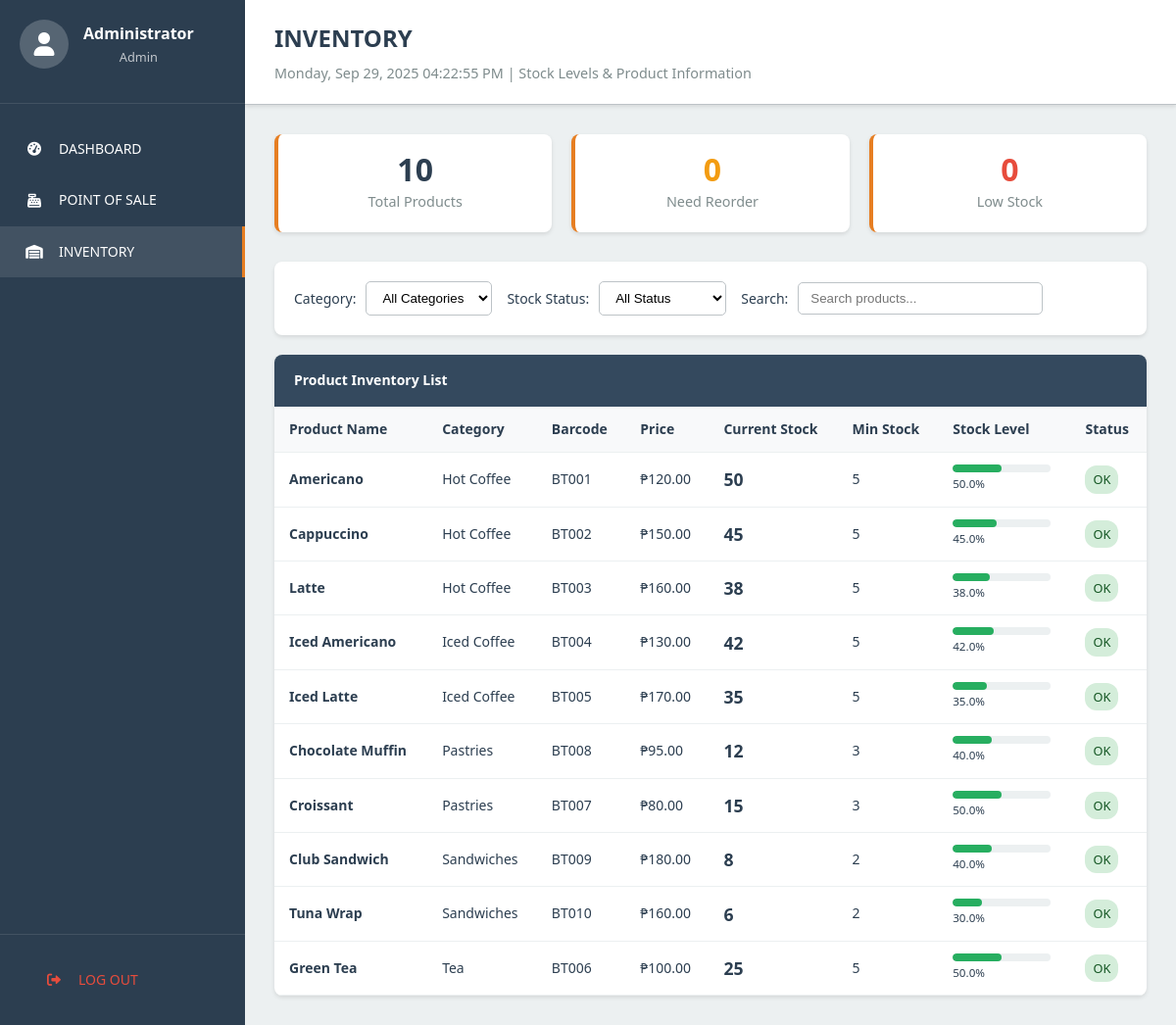
/staff/pages/inventory.php (signed in), run on the app's committed database.
### tables this page shows
CREATE TABLE `products` (
    `product_id` INT(11) NOT NULL AUTO_INCREMENT,
    `product_name` VARCHAR(100) NOT NULL,
    `category_id` INT(11) NOT NULL,
    `description` TEXT,
    `price` DECIMAL(10,2) NOT NULL,
    `cost_price` DECIMAL(10,2) NOT NULL DEFAULT 0.00,
    `barcode` VARCHAR(50) UNIQUE,
    `image_path` VARCHAR(255),
    `status` ENUM('active', 'inactive') NOT NULL DEFAULT 'active',
    `created_at` TIMESTAMP DEFAULT CURRENT_TIMESTAMP,
    `updated_at` TIMESTAMP DEFAULT CURRENT_TIMESTAMP ON UPDATE CURRENT_TIMESTAMP,
    PRIMARY KEY (`product_id`),
    FOREIGN KEY (`category_id`) REFERENCES `categories`(`category_id`) ON DELETE CASCADE,
    INDEX `idx_product_name` (`product_name`),
    INDEX `idx_barcode` (`barcode`),
    INDEX `idx_category_id` (`category_id`)
);

CREATE TABLE `categories` (
    `category_id` INT(11) NOT NULL AUTO_INCREMENT,
    `category_name` VARCHAR(100) NOT NULL,
    `description` TEXT,
    `status` ENUM('active', 'inactive') NOT NULL DEFAULT 'active',
    `created_at` TIMESTAMP DEFAULT CURRENT_TIMESTAMP,
    `updated_at` TIMESTAMP DEFAULT CURRENT_TIMESTAMP ON UPDATE CURRENT_TIMESTAMP,
    PRIMARY KEY (`category_id`),
    INDEX `idx_category_name` (`category_name`)
);

### includes/database.php (called while the page is built, shortened)
<?php
class Database {
    private $host = 'localhost';
    private $dbname = '9bar_pos';
    private $username = 'root';
    private $password = '';
    private $charset = 'utf8mb4';
    private $pdo;
    private function connect() {
        $dsn = "mysql:host={$this->host};dbname={$this->dbname};charset={$this->charset}";
        $options = [
            PDO::ATTR_ERRMODE => PDO::ERRMODE_EXCEPTION,
            PDO::ATTR_DEFAULT_FETCH_MODE => PDO::FETCH_ASSOC,
            PDO::ATTR_EMULATE_PREPARES => false,
        ];
        try {
            $this->pdo = new PDO($dsn, $this->username, $this->password, $options);
        } catch (PDOException $e) {
            throw new PDOException($e->getMessage(), (int)$e->getCode());
        }
    }
    public function query($sql, $params = []) {
        try {
            $stmt = $this->pdo->prepare($sql);
            $stmt->execute($params);
            return $stmt;
        } catch (PDOException $e) {
            throw new PDOException($e->getMessage(), (int)$e->getCode());
        }
    }
    public function fetchAll($sql, $params = []) {
        $stmt = $this->query($sql, $params);
        return $stmt->fetchAll();
    }
}
?>

### includes/auth.php (called while the page is built, shortened)
<?php
class Auth {
    public function isLoggedIn() {
        return isset($_SESSION['logged_in']) && $_SESSION['logged_in'] === true;
    }
    public function getCurrentUser() {
        if ($this->isLoggedIn()) {
            return [
                'user_id' => $_SESSION['user_id'],
                'username' => $_SESSION['username'],
                'full_name' => $_SESSION['full_name'],
                'role' => $_SESSION['role']
            ];
        }
        return null;
    }
}
?>

### staff/pages/inventory.php (the view, shortened to what this page needs)
<?php
require_once '../../includes/database.php';
require_once '../../includes/auth.php';
try {
    $db = new Database();
    $auth = new Auth($db);
} catch (Exception $e) {
    die("Database connection failed: " . $e->getMessage());
}
$auth->requireLogin();
$user = $auth->getCurrentUser();
$sql = "SELECT p.product_id, p.product_name, p.price, p.barcode, p.status,
               c.category_name,
               COALESCE(i.current_stock, 0) as current_stock,
               COALESCE(i.minimum_stock, 5) as minimum_stock,
               COALESCE(i.maximum_stock, 100) as maximum_stock,
               COALESCE(i.reorder_level, 10) as reorder_level,
               CASE
                   WHEN COALESCE(i.current_stock, 0) <= COALESCE(i.minimum_stock, 5) THEN 'LOW'
                   WHEN COALESCE(i.current_stock, 0) <= COALESCE(i.reorder_level, 10) THEN 'REORDER'
                   ELSE 'OK'
               END as stock_status
        FROM products p
        LEFT JOIN categories c ON p.category_id = c.category_id
        LEFT JOIN inventory i ON p.product_id = i.product_id
        WHERE p.status = 'active'
        ORDER BY c.category_name, p.product_name";
$products = $db->fetchAll($sql);
$totalProducts = count($products);
$lowStockCount = count(array_filter($products, function($p) { return $p['stock_status'] === 'LOW'; }));
$reorderCount = count(array_filter($products, function($p) { return $p['stock_status'] === 'REORDER'; }));
?>
<!DOCTYPE html>
<html lang="en">
<head>
    <link rel="stylesheet" href="../../assets/css/style.css">
    <link href="https://cdnjs.cloudflare.com/ajax/libs/font-awesome/6.0.0/css/all.min.css" rel="stylesheet">
</head>
<body>
    <div class="inventory-container">
        <div class="sidebar">
            <div class="sidebar-header">
                <div class="sidebar-user">
                    <div class="user-avatar">
                        <i class="fas fa-user"></i>
                    </div>
                    <div class="user-info">
                        <h4><?php echo htmlspecialchars($user['full_name']); ?></h4>
                        <p><?php echo ucfirst($user['role']); ?></p>
                    </div>
                </div>
            </div>
            <nav class="sidebar-nav">
                <a href="../../dashboard.php" class="nav-item">
                    <i class="fas fa-tachometer-alt"></i>
                    <span>DASHBOARD</span>
                </a>
                <a href="pos.php" class="nav-item">
                    <i class="fas fa-cash-register"></i>
                    <span>POINT OF SALE</span>
                </a>
                <a href="inventory.php" class="nav-item active">
                    <i class="fas fa-warehouse"></i>
                    <span>INVENTORY</span>
                </a>
            </nav>
            <div style="padding: 20px; border-top: 1px solid rgba(255, 255, 255, 0.1);">
                <a href="?action=logout" class="nav-item" style="color: #e74c3c;">
                    <i class="fas fa-sign-out-alt"></i>
                    <span>LOG OUT</span>
                </a>
            </div>
        </div>
        <div class="main-content">
            <div class="header">
                <h1 class="header-title">INVENTORY</h1>
                <p class="header-subtitle">
                    <?php echo date('l, M d, Y h:i:s A'); ?> | Stock Levels & Product Information
                </p>
            </div>
            <div class="content">
                <div class="stats-row">
                    <div class="stat-card">
                        <div class="stat-value"><?php echo $totalProducts; ?></div>
                        <div class="stat-label">Total Products</div>
                    </div>
                    <div class="stat-card reorder">
                        <div class="stat-value"><?php echo $reorderCount; ?></div>
                        <div class="stat-label">Need Reorder</div>
                    </div>
                    <div class="stat-card low-stock">
                        <div class="stat-value"><?php echo $lowStockCount; ?></div>
                        <div class="stat-label">Low Stock</div>
                    </div>
                </div>
                <div class="filters">
                    <div class="filter-row">
                        <div class="filter-group">
                            <label>Category:</label>
                            <select class="filter-select" id="categoryFilter" onchange="filterTable()">
                                <option value="">All Categories</option>
                            </select>
                        </div>
                        <div class="filter-group">
                            <label>Stock Status:</label>
                            <select class="filter-select" id="statusFilter" onchange="filterTable()">
                                <option value="">All Status</option>
                            </select>
                        </div>
                        <div class="filter-group">
                            <label>Search:</label>
                            <input type="text" class="search-input" id="searchInput" placeholder="Search products..." onkeyup="filterTable()">
                        </div>
                    </div>
                </div>
                <div class="inventory-table">
                    <div class="table-header">
                        Product Inventory List
                    </div>
                    <table id="inventoryTable">
                        <thead>
                            <tr>
                                <th>Product Name</th>
                                <th>Category</th>
                                <th>Barcode</th>
                                <th>Price</th>
                                <th>Current Stock</th>
                                <th>Min Stock</th>
                                <th>Stock Level</th>
                                <th>Status</th>
                            </tr>
                        </thead>
                        <tbody>
                            <?php foreach ($products as $product): ?>
                            <tr data-category="<?php echo htmlspecialchars($product['category_name']); ?>"
                                data-status="<?php echo $product['stock_status']; ?>"
                                data-name="<?php echo strtolower(htmlspecialchars($product['product_name'])); ?>">
                                <td>
                                    <strong><?php echo htmlspecialchars($product['product_name']); ?></strong>
                                </td>
                                <td><?php echo htmlspecialchars($product['category_name']); ?></td>
                                <td><?php echo htmlspecialchars($product['barcode'] ?? 'N/A'); ?></td>
                                <td>₱<?php echo number_format($product['price'], 2); ?></td>
                                <td>
                                    <strong style="font-size: 1.1rem;">
                                        <?php echo number_format($product['current_stock']); ?>
                                    </strong>
                                </td>
                                <td><?php echo number_format($product['minimum_stock']); ?></td>
                                <td>
                                    <div class="stock-bar stock-<?php echo strtolower($product['stock_status']); ?>">
                                        <?php
                                        $percentage = min(100, ($product['current_stock'] / $product['maximum_stock']) * 100);
                                        ?>
                                        <div class="stock-fill" style="width: <?php echo $percentage; ?>%;"></div>
                                    </div>
                                    <small><?php echo number_format($percentage, 1); ?>%</small>
                                </td>
                                <td>
                                    <span class="status-badge status-<?php echo strtolower($product['stock_status']); ?>">
                                        <?php echo $product['stock_status']; ?>
                                    </span>
                                </td>
                            </tr>
                            <?php endforeach; ?>
                        </tbody>
                    </table>
                </div>
            </div>
        </div>
    </div>
</body>
</html>

### assets/css/style.css (style rules this page uses)
:root { --primary-color: #2c3e50; --secondary-color: #34495e; --accent-color: #e67e22; --background-light: #ecf0f1; --background-dark: #34495e; --text-dark: #2c3e50; --text-light: #ffffff; --text-muted: #95a5a6; --border-color: #bdc3c7; --shadow-light: rgba(0, 0, 0, 0.1); --shadow-medium: rgba(0, 0, 0, 0.15); --success-color: #27ae60; --warning-color: #f39c12; --danger-color: #e74c3c; --info-color: #3498db; }
* { margin: 0; padding: 0; box-sizing: border-box; }
body { font-family: 'Segoe UI', Tahoma, Geneva, Verdana, sans-serif; background-color: var(--background-light); color: var(--text-dark); line-height: 1.6; font-size: 14px; }
.sidebar { width: 250px; background-color: var(--primary-color); color: var(--text-light); flex-shrink: 0; display: flex; flex-direction: column; }
.sidebar-header { padding: 20px; border-bottom: 1px solid rgba(255, 255, 255, 0.1); text-align: center; }
.sidebar-user { display: flex; align-items: center; margin-bottom: 15px; }
.user-avatar { width: 50px; height: 50px; background-color: rgba(255, 255, 255, 0.2); border-radius: 50%; display: flex; align-items: center; justify-content: center; margin-right: 15px; font-size: 1.5rem; }
.user-info h4 { margin: 0; font-size: 1rem; }
.user-info p { margin: 0; font-size: 0.8rem; opacity: 0.7; }
.sidebar-nav { flex: 1; padding: 20px 0; }
.nav-item { display: block; padding: 15px 25px; color: var(--text-light); text-decoration: none; transition: all 0.3s ease; display: flex; align-items: center; border: none; background: none; width: 100%; text-align: left; cursor: pointer; }
.nav-item:hover, .nav-item.active { background-color: rgba(255, 255, 255, 0.1); border-right: 3px solid var(--accent-color); }
.nav-item i { margin-right: 15px; width: 20px; text-align: center; }
.main-content { flex: 1; display: flex; flex-direction: column; }
.header { background-color: var(--text-light); padding: 20px 30px; border-bottom: 1px solid var(--border-color); box-shadow: 0 2px 4px var(--shadow-light); }
.header-title { font-size: 1.5rem; color: var(--text-dark); margin: 0; }
.header-subtitle { color: var(--text-muted); font-size: 0.9rem; margin: 5px 0 0 0; }
.content { flex: 1; padding: 30px; }
.stat-card { background: var(--text-light); padding: 25px; border-radius: 12px; box-shadow: 0 4px 12px var(--shadow-light); border-left: 4px solid var(--accent-color); transition: transform 0.2s ease; }
.stat-value { font-size: 2.5rem; font-weight: bold; color: var(--text-dark); margin: 0; line-height: 1; }

### data on the page
products: product_name "Americano", category.category_name "Hot Coffee", barcode "BT001", price "120.00", current_stock "50", minimum_stock "5", percentage "50.0", stock_status "OK"
products: product_name "Cappuccino", category.category_name "Hot Coffee", barcode "BT002", price "150.00", current_stock "45", minimum_stock "5", percentage "45.0", stock_status "OK"
products: product_name "Latte", category.category_name "Hot Coffee", barcode "BT003", price "160.00", current_stock "38", minimum_stock "5", percentage "38.0", stock_status "OK"
products: product_name "Iced Americano", category.category_name "Iced Coffee", barcode "BT004", price "130.00", current_stock "42", minimum_stock "5", percentage "42.0", stock_status "OK"
products: product_name "Iced Latte", category.category_name "Iced Coffee", barcode "BT005", price "170.00", current_stock "35", minimum_stock "5", percentage "35.0", stock_status "OK"
products: product_name "Chocolate Muffin", category.category_name "Pastries", barcode "BT008", price "95.00", current_stock "12", minimum_stock "3", $percentage 40 (drawn), percentage "40.0", stock_status "OK"
products: product_name "Croissant", category.category_name "Pastries", barcode "BT007", price "80.00", current_stock "15", minimum_stock "3", $percentage 50 (drawn), percentage "50.0", stock_status "OK"
products: product_name "Club Sandwich", category.category_name "Sandwiches", barcode "BT009", price "180.00", current_stock "8", minimum_stock "2", $percentage 40 (drawn), percentage "40.0", stock_status "OK"
products: product_name "Tuna Wrap", category.category_name "Sandwiches", barcode "BT010", price "160.00", current_stock "6", minimum_stock "2", $percentage 30 (drawn), percentage "30.0", stock_status "OK"
products: product_name "Green Tea", category.category_name "Tea", barcode "BT006", price "100.00", current_stock "25", minimum_stock "5", $percentage 50 (drawn), percentage "50.0", stock_status "OK"

### other printed values
$user['full_name'] "Administrator"
$user['role'] "Admin"
$totalProducts "10"
$reorderCount "0"
$lowStockCount "0"
